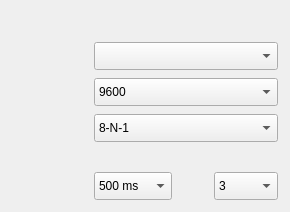
<?xml version="1.0" encoding="UTF-8"?>
<ui version="4.0">
 <class>ComSetWidget</class>
 <widget class="QWidget" name="ComSetWidget">
  <property name="geometry">
   <rect>
    <x>0</x>
    <y>0</y>
    <width>290</width>
    <height>195</height>
   </rect>
  </property>
  <property name="windowTitle">
   <string>Form</string>
  </property>
  <layout class="QVBoxLayout" name="verticalLayout">
   <property name="spacing">
    <number>10</number>
   </property>
   <property name="leftMargin">
    <number>12</number>
   </property>
   <property name="topMargin">
    <number>12</number>
   </property>
   <property name="rightMargin">
    <number>12</number>
   </property>
   <property name="bottomMargin">
    <number>12</number>
   </property>
   <item>
    <layout class="QHBoxLayout" name="horizontalLayout_2">
     <property name="spacing">
      <number>6</number>
     </property>
     <item>
      <widget class="QLabel" name="labelTitleBar">
       <property name="minimumSize">
        <size>
         <width>3</width>
         <height>14</height>
        </size>
       </property>
       <property name="maximumSize">
        <size>
         <width>3</width>
         <height>14</height>
        </size>
       </property>
       <property name="text">
        <string/>
       </property>
      </widget>
     </item>
     <item>
      <widget class="QLabel" name="labelTitle">
       <property name="text">
        <string/>
       </property>
      </widget>
     </item>
     <item>
      <spacer name="horizontalSpacer">
       <property name="orientation">
        <enum>Qt::Orientation::Horizontal</enum>
       </property>
       <property name="sizeHint" stdset="0">
        <size>
         <width>40</width>
         <height>20</height>
        </size>
       </property>
      </spacer>
     </item>
    </layout>
   </item>
   <item>
    <layout class="QGridLayout" name="gridLayout" columnstretch="2,5">
     <property name="horizontalSpacing">
      <number>8</number>
     </property>
     <property name="verticalSpacing">
      <number>8</number>
     </property>
     <item row="0" column="0">
      <widget class="QLabel" name="labelPort">
       <property name="text">
        <string/>
       </property>
       <property name="role" stdset="0">
        <string>fieldLabel</string>
       </property>
      </widget>
     </item>
     <item row="0" column="1">
      <widget class="QComboBox" name="comboBoxPort">
       <property name="minimumSize">
        <size>
         <width>0</width>
         <height>28</height>
        </size>
       </property>
      </widget>
     </item>
     <item row="1" column="0">
      <widget class="QLabel" name="labelBit">
       <property name="text">
        <string/>
       </property>
       <property name="role" stdset="0">
        <string>fieldLabel</string>
       </property>
      </widget>
     </item>
     <item row="1" column="1">
      <widget class="QComboBox" name="comboBoxBit">
       <property name="minimumSize">
        <size>
         <width>0</width>
         <height>28</height>
        </size>
       </property>
       <property name="currentIndex">
        <number>1</number>
       </property>
       <item>
        <property name="text">
         <string>4800</string>
        </property>
       </item>
       <item>
        <property name="text">
         <string>9600</string>
        </property>
       </item>
       <item>
        <property name="text">
         <string>19200</string>
        </property>
       </item>
       <item>
        <property name="text">
         <string>38400</string>
        </property>
       </item>
       <item>
        <property name="text">
         <string>57600</string>
        </property>
       </item>
       <item>
        <property name="text">
         <string>115200</string>
        </property>
       </item>
      </widget>
     </item>
     <item row="2" column="0">
      <widget class="QLabel" name="labelFrame">
       <property name="text">
        <string/>
       </property>
       <property name="role" stdset="0">
        <string>fieldLabel</string>
       </property>
      </widget>
     </item>
     <item row="2" column="1">
      <widget class="QComboBox" name="comboBoxFrame">
       <property name="minimumSize">
        <size>
         <width>0</width>
         <height>28</height>
        </size>
       </property>
       <item>
        <property name="text">
         <string>8-N-1</string>
        </property>
       </item>
       <item>
        <property name="text">
         <string>8-N-2</string>
        </property>
       </item>
       <item>
        <property name="text">
         <string>8-E-1</string>
        </property>
       </item>
       <item>
        <property name="text">
         <string>8-O-1</string>
        </property>
       </item>
      </widget>
     </item>
     <item row="3" column="1">
      <widget class="QLabel" name="labelTip">
       <property name="text">
        <string/>
       </property>
       <property name="role" stdset="0">
        <string>tip</string>
       </property>
      </widget>
     </item>
     <item row="4" column="0">
      <widget class="QLabel" name="labelTimeout">
       <property name="text">
        <string/>
       </property>
       <property name="role" stdset="0">
        <string>fieldLabel</string>
       </property>
      </widget>
     </item>
     <item row="4" column="1">
      <layout class="QHBoxLayout" name="horizontalLayout">
       <property name="spacing">
        <number>8</number>
       </property>
       <item>
        <widget class="QComboBox" name="comboBoxTimeout">
         <property name="minimumSize">
          <size>
           <width>78</width>
           <height>28</height>
          </size>
         </property>
         <property name="currentIndex">
          <number>1</number>
         </property>
         <item>
          <property name="text">
           <string>200 ms</string>
          </property>
         </item>
         <item>
          <property name="text">
           <string>500 ms</string>
          </property>
         </item>
         <item>
          <property name="text">
           <string>1000 ms</string>
          </property>
         </item>
         <item>
          <property name="text">
           <string>2000 ms</string>
          </property>
         </item>
        </widget>
       </item>
       <item>
        <widget class="QLabel" name="labelRe">
         <property name="text">
          <string/>
         </property>
         <property name="role" stdset="0">
          <string>fieldLabel</string>
         </property>
        </widget>
       </item>
       <item>
        <widget class="QComboBox" name="comboBoxRe">
         <property name="minimumSize">
          <size>
           <width>64</width>
           <height>28</height>
          </size>
         </property>
         <property name="currentIndex">
          <number>1</number>
         </property>
         <item>
          <property name="text">
           <string>1</string>
          </property>
         </item>
         <item>
          <property name="text">
           <string>3</string>
          </property>
         </item>
         <item>
          <property name="text">
           <string>5</string>
          </property>
         </item>
        </widget>
       </item>
      </layout>
     </item>
    </layout>
   </item>
   <item>
    <spacer name="verticalSpacer">
     <property name="orientation">
      <enum>Qt::Orientation::Vertical</enum>
     </property>
     <property name="sizeHint" stdset="0">
      <size>
       <width>20</width>
       <height>40</height>
      </size>
     </property>
    </spacer>
   </item>
  </layout>
 </widget>
 <resources/>
 <connections/>
</ui>
